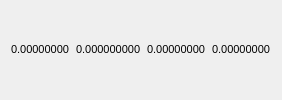
    <widget class="QFrame" name="tradingHeaderContainer">
     <property name="sizePolicy">
      <sizepolicy hsizetype="Preferred" vsizetype="Maximum">
       <horstretch>0</horstretch>
       <verstretch>0</verstretch>
      </sizepolicy>
     </property>
     <property name="minimumSize">
      <size>
       <width>149</width>
       <height>40</height>
      </size>
     </property>
     <property name="maximumSize">
      <size>
       <width>16777215</width>
       <height>220</height>
      </size>
     </property>
     <property name="frameShape">
      <enum>QFrame::NoFrame</enum>
     </property>
     <property name="frameShadow">
      <enum>QFrame::Raised</enum>
     </property>
     <property name="lineWidth">
      <number>0</number>
     </property>
     <layout class="QVBoxLayout" name="verticalLayout_trade">
      <item>
       <layout class="QHBoxLayout" name="wallettradeHeader">
        <item>
         <widget class="QLabel" name="Bid">
          <property name="minimumSize">
           <size>
            <width>0</width>
            <height>0</height>
           </size>
          </property>
          <property name="font">
           <font>
            <pointsize>8</pointsize>
            <weight>50</weight>
            <bold>false</bold>
           </font>
          </property>
          <property name="text">
           <string>0.00000000</string>
          </property>
          <property name="textInteractionFlags">
           <set>Qt::LinksAccessibleByMouse|Qt::TextSelectableByMouse</set>
          </property>
         </widget>
        </item>
        <item>
         <widget class="QLabel" name="volumet">
          <property name="minimumSize">
           <size>
            <width>0</width>
            <height>0</height>
           </size>
          </property>
          <property name="font">
           <font>
            <pointsize>8</pointsize>
            <weight>50</weight>
            <bold>false</bold>
           </font>
          </property>
          <property name="text">
           <string>0.000000000</string>
          </property>
          <property name="textInteractionFlags">
           <set>Qt::LinksAccessibleByMouse|Qt::TextSelectableByMouse</set>
          </property>
         </widget>
        </item>
        <item>
         <widget class="QLabel" name="Ask">
          <property name="minimumSize">
           <size>
            <width>0</width>
            <height>0</height>
           </size>
          </property>
          <property name="font">
           <font>
            <pointsize>8</pointsize>
            <weight>50</weight>
            <bold>false</bold>
           </font>
          </property>
          <property name="text">
           <string>0.00000000</string>
          </property>
          <property name="textInteractionFlags">
           <set>Qt::LinksAccessibleByMouse|Qt::TextSelectableByMouse</set>
          </property>
         </widget>
        </item>
        <item>
         <widget class="QLabel" name="volumebtc">
          <property name="minimumSize">
           <size>
            <width>0</width>
            <height>0</height>
           </size>
          </property>
          <property name="font">
           <font>
            <pointsize>8</pointsize>
            <weight>50</weight>
            <bold>false</bold>
           </font>
          </property>
          <property name="text">
           <string>0.00000000</string>
          </property>
          <property name="textInteractionFlags">
           <set>Qt::LinksAccessibleByMouse|Qt::TextSelectableByMouse</set>
          </property>
         </widget>
        </item>
       </layout>
      </item>
     </layout>
    </widget>
